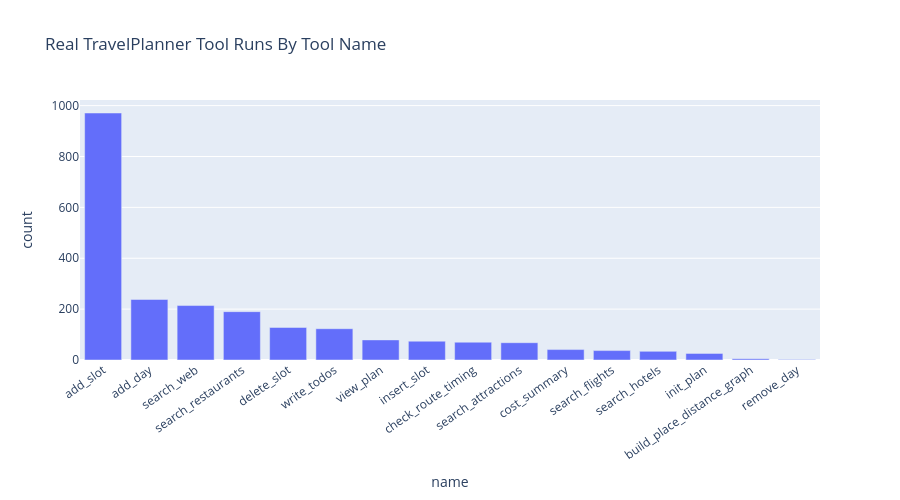

The notebook cell saved with this chart:
### Markdown cell above
## 1. Load Real Tool Runs And Local Trace Metadata

### Code cell
manifest = pd.read_csv(THREAD_DIR / "manifest.csv")
travel_runs = pd.read_csv(THREAD_DIR / "langsmith_runs.csv")
travel_tools = pd.read_csv(THREAD_DIR / "tool_calls.csv")

travel_runs["duration_s"] = [duration_seconds(s, e) for s, e in zip(travel_runs.start_time, travel_runs.end_time)]
travel_runs["tool_args"] = travel_runs.inputs_json.map(safe_loads)
travel_runs["args_norm"] = travel_runs.tool_args.map(canonical)
travel_runs["query_norm"] = travel_runs.tool_args.map(arg_text)
travel_runs["output_text"] = travel_runs.outputs_json.fillna("").astype(str)
travel_runs["has_error_language"] = travel_runs.output_text.str.contains(ERROR_RE, na=False)
travel_runs["has_uncertainty_language"] = travel_runs.output_text.str.contains(UNCERTAIN_RE, na=False)
travel_runs = travel_runs.merge(manifest[["thread_id", "root_run_id", "query", "validation_passed", "validation_attempts", "travelplan_title"]], on="thread_id", how="left")
travel_runs = travel_runs.sort_values(["thread_id", "start_time", "id"]).reset_index(drop=True)
travel_runs["call_index"] = travel_runs.groupby("thread_id").cumcount()

display(Markdown(f"Loaded **{len(travel_runs):,} real TravelPlanner tool runs** across **{travel_runs.thread_id.nunique()} LangGraph threads**."))
display(travel_runs[["thread_id", "root_run_id", "name", "start_time", "duration_s", "query_norm", "validation_passed", "validation_attempts"]].head(20))

fig = px.bar(travel_runs.name.value_counts().reset_index(name="count"), x="name", y="count", title="Real TravelPlanner Tool Runs By Tool Name")
fig.update_layout(height=500, xaxis_tickangle=-35)
fig.show()

### Figure 1 — Plotly figure (JSON) as saved in the notebook; plotly's stock layout.template omitted (floating-point values rounded to 4 significant figures)
{"data": [{"hovertemplate": "name=%{x}<br>count=%{y}<extra></extra>", "legendgroup": "", "marker": {"color": "#636efa", "pattern": {"shape": ""}}, "name": "", "orientation": "v", "showlegend": false, "textposition": "auto", "type": "bar", "x": ["add_slot", "add_day", "search_web", "search_restaurants", "delete_slot", "write_todos", "view_plan", "insert_slot", "check_route_timing", "search_attractions", "cost_summary", "search_flights", "search_hotels", "init_plan", "build_place_distance_graph", "remove_day"], "xaxis": "x", "y": [971, 238, 214, 190, 128, 123, 79, 74, 70, 68, 41, 37, 34, 26, 5, 2], "yaxis": "y"}], "layout": {"barmode": "relative", "height": 500, "legend": {"tracegroupgap": 0}, "title": {"text": "Real TravelPlanner Tool Runs By Tool Name"}, "xaxis": {"anchor": "y", "domain": [0.0, 1.0], "tickangle": -35, "title": {"text": "name"}}, "yaxis": {"anchor": "x", "domain": [0.0, 1.0], "title": {"text": "count"}}}}
